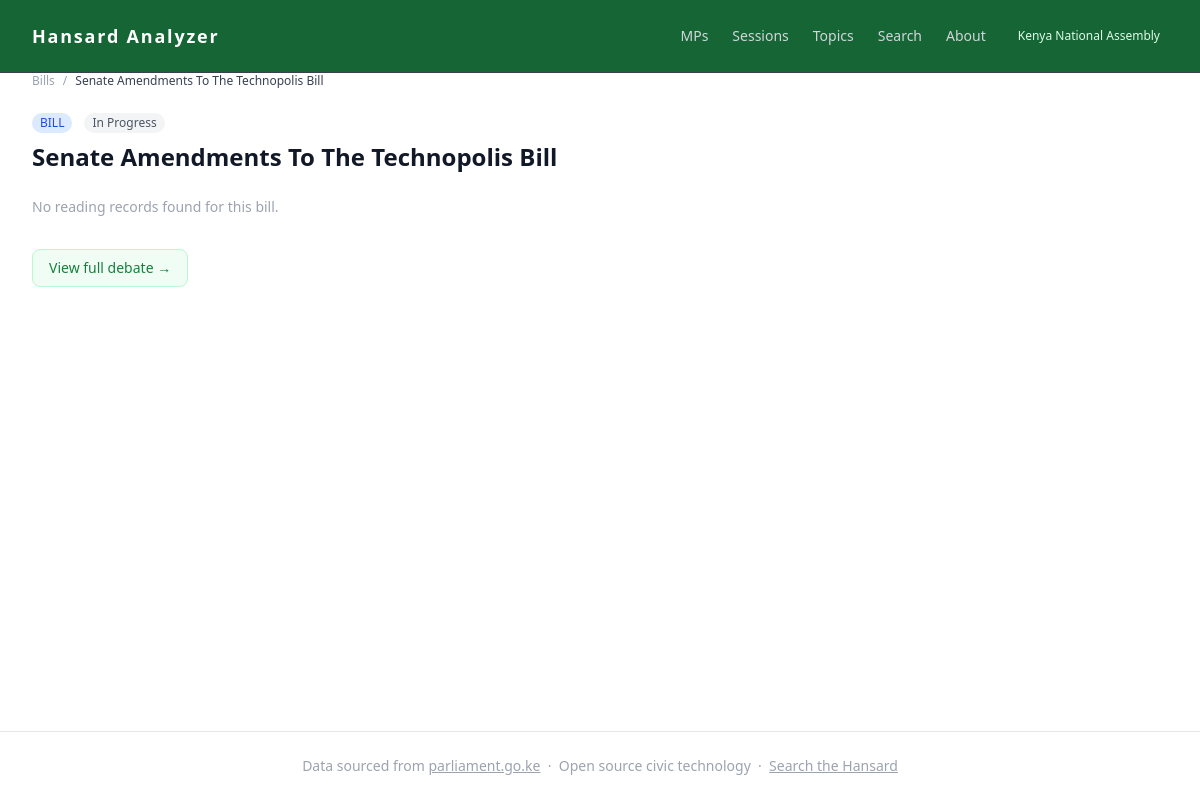
/bills/4, run on an earlier commit of the app's database.
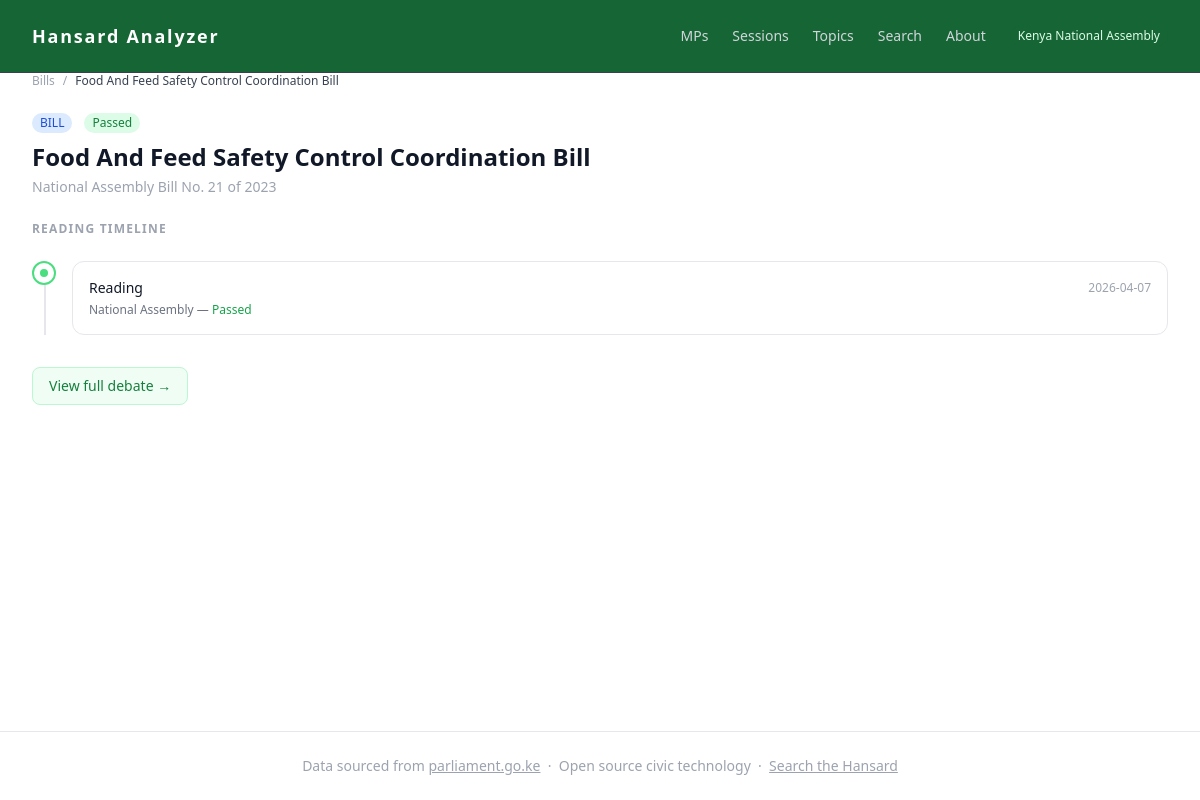
And on a later commit of the database.
### tables this page shows
CREATE TABLE bills (
    id              INTEGER PRIMARY KEY AUTOINCREMENT,
    agenda_item_id  INTEGER REFERENCES agenda_items(id),
    bill_number     TEXT,
    bill_year       INTEGER,
    title           TEXT NOT NULL,
    sponsor_id      INTEGER REFERENCES members(id),
    current_status  TEXT,
    introduced_date TEXT,
    last_activity   TEXT
);

CREATE TABLE bill_readings (
    id         INTEGER PRIMARY KEY AUTOINCREMENT,
    bill_id    INTEGER NOT NULL REFERENCES bills(id),
    session_id INTEGER NOT NULL REFERENCES sessions(id),
    reading    TEXT,
    outcome    TEXT,
    date       TEXT
);

### routes/bills.py (the view)
@bills_bp.route("/<int:bill_id>")
def bill_detail(bill_id):
    conn = get_connection()
    bill = get_bill_with_readings(conn, bill_id)
    conn.close()
    if not bill:
        abort(404)
    return render_template("bill_detail.html", bill=bill)

### analyzer/database/queries.py (called while the page is built)
def get_bill_with_readings(
    conn: sqlite3.Connection,
    bill_id: int,
) -> Optional[dict]:
    cursor = conn.cursor()
    cursor.execute("SELECT * FROM bills WHERE id = ?", (bill_id,))
    row = cursor.fetchone()
    if not row:
        return None
    columns = [d[0] for d in cursor.description]
    bill = dict(zip(columns, row))
    cursor.execute(
        """
        SELECT br.*, se.date, se.chamber
        FROM bill_readings br
        JOIN sessions se ON br.session_id = se.id
        WHERE br.bill_id = ?
        ORDER BY se.date ASC
        """,
        (bill_id,),
    )
    cols = [d[0] for d in cursor.description]
    bill["readings"] = [dict(zip(cols, r)) for r in cursor.fetchall()]
    return bill

### analyzer/database/seed.py (called while the page is built)
def get_connection(db_path: Path = DB_PATH) -> sqlite3.Connection:
    conn = sqlite3.connect(db_path)
    conn.execute("PRAGMA foreign_keys = ON")
    return conn

### templates/bill_detail.html (shortened to what this page needs)
{% extends "base.html" %}
{% block content %}
<nav class="flex items-center gap-2 text-xs text-gray-400 mb-6">
    <a href="/bills/" class="hover:text-gray-600">Bills</a>
    <span>/</span>
    <span class="text-gray-700">{{ bill.title }}</span>
</nav>
<div class="mb-6">
    <div class="flex items-center gap-3 mb-2">
        <span class="text-xs bg-blue-100 text-blue-700 px-2 py-0.5 rounded-full font-medium">
            BILL
        </span>
        <span class="text-xs px-2 py-0.5 rounded-full font-medium
            {% if bill.current_status == 'Passed' %}bg-green-100 text-green-700
            {% elif bill.current_status == 'Rejected' %}bg-red-100 text-red-700
            {% else %}bg-gray-100 text-gray-600{% endif %}">
            {{ bill.current_status or 'In Progress' }}
        </span>
    </div>
    <h1 class="text-2xl font-bold text-gray-900 mb-1">{{ bill.title }}</h1>
    {% if bill.bill_number %}
    <p class="text-sm text-gray-400">
        National Assembly Bill No. {{ bill.bill_number }} of {{ bill.bill_year }}
    </p>
    {% endif %}
</div>
{% if bill.readings %}
<div class="mb-8">
    <h2 class="text-xs font-semibold tracking-widest text-gray-400 uppercase mb-6">
        Reading Timeline
    </h2>
    <div class="relative">
        <div class="absolute left-3 top-0 bottom-0 w-0.5 bg-gray-200"></div>
        {% for reading in bill.readings %}
        <div class="relative flex items-start gap-4 mb-6">
            <div class="w-6 h-6 rounded-full border-2 border-green-400 bg-white
                        flex items-center justify-center shrink-0 z-10">
                <div class="w-2 h-2 rounded-full bg-green-400"></div>
            </div>
            <div class="bg-white border border-gray-200 rounded-xl p-4 flex-1">
                <div class="flex items-center justify-between mb-1">
                    <span class="font-medium text-sm text-gray-900">
                        {{ reading.reading or 'Reading' }}
                    </span>
                    <span class="text-xs text-gray-400">{{ reading.date }}</span>
                </div>
                <div class="text-xs text-gray-500">
                    {{ reading.chamber }}
                    {% if reading.outcome %}
                    &mdash;
                    <span class="font-medium
                        {% if reading.outcome == 'Passed' %}text-green-600
                        {% elif reading.outcome == 'Rejected' %}text-red-600
                        {% else %}text-gray-600{% endif %}">
                        {{ reading.outcome }}
                    </span>
                    {% endif %}
                </div>
            </div>
        </div>
        {% endfor %}
    </div>
</div>
{% else %}
<p class="text-sm text-gray-400 mb-8">No reading records found for this bill.</p>
{% endif %}
{% if bill.agenda_item_id %}
<a href="/agenda/{{ bill.agenda_item_id }}"
   class="inline-flex items-center gap-2 text-sm text-green-700 hover:text-green-800
          bg-green-50 hover:bg-green-100 border border-green-200 px-4 py-2 rounded-lg
          transition-all">
    View full debate →
</a>
{% endif %}
{% endblock %}

What changed in the data, as far as the page shows it:
changed bills: title "Senate Amendments To The Technopolis Bill" → "Food And Feed Safety Control Coordination Bill"; current_status "In Progress" → "Passed"; bill_number (not shown) → "21"; bill_year (not shown) → "2023"
now on this page (row edited): bill_readings: reading "Reading", date "2026-04-07", chamber "National Assembly", outcome "Passed"
Also different on the page:
text no longer shown: "No reading records found for this bill."
text now shown: "National Assembly Bill No. of READING TIMELINE"
